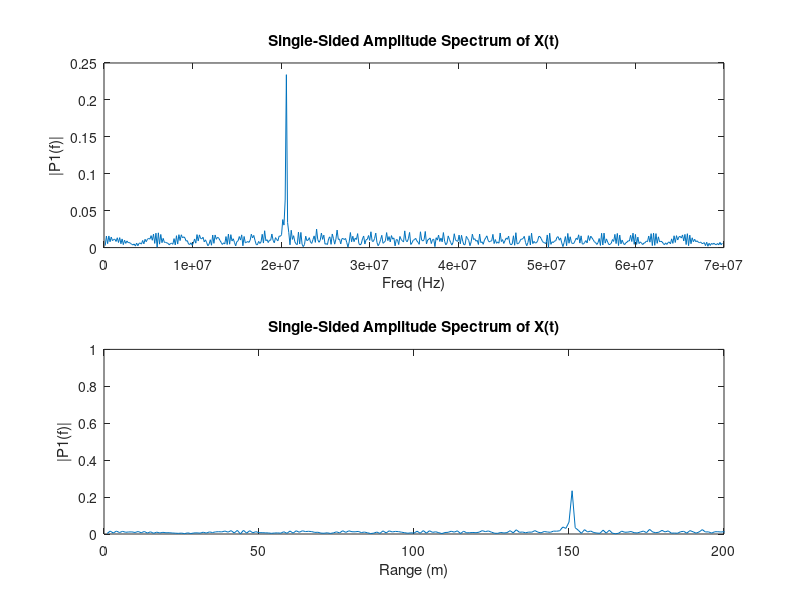
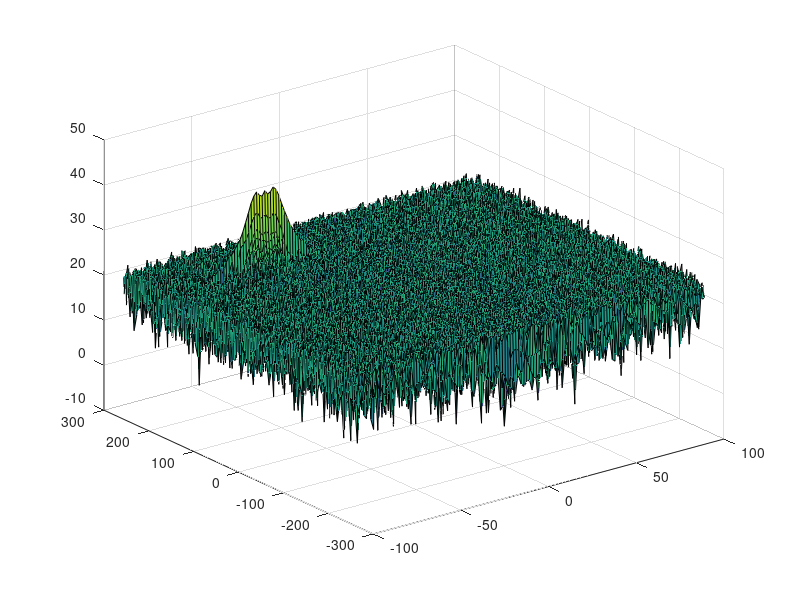

These charts were generated, in order, by the following MATLAB code: (Note: this script raises an error after producing the figures.)
clear all;
close all;
clc;

%% Radar Specifications 
%%%%%%%%%%%%%%%%%%%%%%%%%%%
% Frequency of operation = 77GHz
% Max Range = 200m
% Range Resolution = 1 m
% Max Velocity = 100 m/s
%%%%%%%%%%%%%%%%%%%%%%%%%%%

%speed of light = 3e8
%% User Defined Range and Velocity of target
% *%TODO* :
% define the target's initial position and velocity. Note : Velocity
% remains contant

InitialPosition = 150;%m
Velocity = -50; % m/s
c = 3e8;
RangeResolution = 1;% m
RangeMax = 200; % m

%% FMCW Waveform Generation

% *%TODO* :
%Design the FMCW waveform by giving the specs of each of its parameters.
% Calculate the Bandwidth (Bsweep), Chirp Time (Tchirp) and Slope (slope) of the FMCW
% chirp using the requirements above.
Bsweep = c /(2* RangeResolution);
Tchirp = 5.5*2* RangeMax /c;
slope = Bsweep/Tchirp;

%Operating carrier frequency of Radar 
fc = 77e9;             %carrier freq

                                                          
%The number of chirps in one sequence. Its ideal to have 2^ value for the ease of running the FFT
%for Doppler Estimation. 
Nd = 128;                   % #of doppler cells OR #of sent periods % number of chirps

%The number of samples on each chirp. 
Nr = 1024;                  %for length of time OR # of range cells

fs = Nr/Tchirp;
% Timestamp for running the displacement scenario for every sample on each
% chirp
t = linspace(0,Nd*Tchirp,Nr*Nd); %total time for samples


%Creating the vectors for Tx, Rx and Mix based on the total samples input.
Tx = zeros(1,length(t)); %transmitted signal
Rx = zeros(1,length(t)); %received signal
Mix = zeros(1,length(t)); %beat signal

%Similar vectors for range_covered and time delay.
r_t = zeros(1,length(t));
td = zeros(1,length(t));


%% Signal generation and Moving Target simulation
% Running the radar scenario over the time. 

for i=1:length(t)         
    % *%TODO* :
    %For each time stamp update the Range of the Target for constant velocity. 
    r_t(i)= InitialPosition + Velocity * i * Tchirp/Nr;
    td(i) = 2* r_t(i)/c;
    % *%TODO* :
    %For each time sample we need update the transmitted and
    %received signal. 
    
    Tx(i) = cos(2*pi*(fc*i*(Tchirp/Nr) + slope* ((i*Tchirp/Nr)^2)/2));
    Rx(i) = cos(2*pi*(fc*(i*(Tchirp/Nr)-td(i)) + slope* (((i*Tchirp/Nr)-td(i))^2)/2));
end 
    % *%TODO* :
    %Now by mixing the Transmit and Receive generate the beat signal
    %This is done by element wise matrix multiplication of Transmit and
    %Receiver Signal
    Mix = Tx.*Rx;

    
%% RANGE MEASUREMENT

 % *%TODO* :
%reshape the vector into Nr*Nd array. Nr and Nd here would also define the size of
%Range and Doppler FFT respectively.
 X =   reshape(Mix, [Nr, Nd]);
 % *%TODO* :
%run the FFT on the beat signal along the range bins dimension (Nr) 
signal_fft = fft(X,Nr);
%signal_fft = fftshift(signal_fft);

% *%TODO* :
% Take the absolute value of FFT output and normalize.
signal_fft = abs(signal_fft/Nr);

% *%TODO* :
% Output of FFT is double sided signal, but we are interested in only one side of the spectrum.
% Hence we throw out half of the samples.
signal_fft  = signal_fft(1:Nr/2); 
%% plotting the range
figure ('Name','Range from First FFT')
subplot(2,1,1)

% *%TODO* :
% plot FFT output 
%plot(signal_fft); grid minor 
f= fs* (1:Nr/2)/Nr;
plot(f,signal_fft) 
title('Single-Sided Amplitude Spectrum of X(t)')
xlabel('Freq (Hz)')
ylabel('|P1(f)|')

subplot(2,1,2)
RangeCal = f.*c*(Tchirp)/(2*Bsweep);
plot(RangeCal,signal_fft) 
title('Single-Sided Amplitude Spectrum of X(t)')
xlabel('Range (m)')
ylabel('|P1(f)|')
axis ([0 200 0 1]);


%% RANGE DOPPLER RESPONSE
% The 2D FFT implementation is already provided here. This will run a 2DFFT
% on the mixed signal (beat signal) output and generate a range doppler
% map.You will implement CFAR on the generated RDM


% Range Doppler Map Generation.

% The output of the 2D FFT is an image that has reponse in the range and
% doppler FFT bins. So, it is important to convert the axis from bin sizes
% to range and doppler based on their Max values.

Mix=reshape(Mix,[Nr,Nd]);

% 2D FFT using the FFT size for both dimensions.
sig_fft2 = fft2(Mix,Nr,Nd);

% Taking just one side of signal from Range dimension.
sig_fft2 = sig_fft2(1:Nr/2,1:Nd);
sig_fft2 = fftshift (sig_fft2);
RDM = abs(sig_fft2);
RDM = 10*log10(RDM) ;

%use the surf function to plot the output of 2DFFT and to show axis in both
%dimensions
doppler_axis = linspace(-100,100,Nd);
range_axis = linspace(-200,200,Nr/2)*((Nr/2)/400);
figure,surf(doppler_axis,range_axis,RDM);

%% CFAR implementation
% % Determine the number of Training cells for each dimension Tr and Td. Similarly, pick the number of guard cells Gr and Gd.
% % Slide the Cell Under Test (CUT) across the complete cell matrix
% % Select the grid that includes the training, guard and test cells. Grid Size = (2Tr+2Gr+1)(2Td+2Gd+1).
% % The total number of cells in the guard region and cell under test. (2Gr+1)(2Gd+1).
% % This gives the Training Cells : (2Tr+2Gr+1)(2Td+2Gd+1) - (2Gr+1)(2Gd+1)
% % Measure and average the noise across all the training cells. This gives the threshold
% % Add the offset (if in signal strength in dB) to the threshold to keep the false alarm to the minimum.
% % Determine the signal level at the Cell Under Test.
% % If the CUT signal level is greater than the Threshold, assign a value of 1, else equate it to zero.
% % Since the cell under test are not located at the edges, due to the training cells occupying the edges, we suppress the edges to zero. Any cell value that is neither 1 nor a 0, assign it a zero.
%Slide Window through the complete Range Doppler Map

% *%TODO* :
%Select the number of Training Cells in both the dimensions.
Tr = 10;
Td = 8;

% *%TODO* :
%Select the number of Guard Cells in both dimensions around the Cell under 
%test (CUT) for accurate estimation

Gr = 4;
Gd = 4;

TotalTrainingCells = (Tr+Tr+Gr+Gr+1)* (Td+Td+Gd+Gd+1);
% *%TODO* :
% offset the threshold by SNR value in dB
offset = 6;

% *%TODO* :
%Create a vector to store noise_level for each iteration on training cells
noise_level = zeros(1,1);


% *%TODO* :
%design a loop such that it slides the CUT across range doppler map by
%giving margins at the edges for Training and Guard Cells.
%For every iteration sum the signal level within all the training
%cells. To sum convert the value from logarithmic to linear using db2pow
%function. Average the summed values for all of the training
%cells used. After averaging convert it back to logarithimic using pow2db.
%Further add the offset to it to determine the threshold. Next, compare the
%signal under CUT with this threshold. If the CUT level > threshold assign
%it a value of 1, else equate it to 0.
tic
[S1, S2]=size(RDM)
RDM_out = zeros(S1,S2);
    for curr_range = Tr+Gr+1: S1-(Tr+Gr)
        for curr_doppler = Td+Gd+1: S2-(Td+Gd)
        
            CUT = db2pow(RDM(curr_range,curr_doppler));% cell under test
            % Calculate Noise threshold
             SumAll = db2pow(RDM(curr_range-Tr-Gr:curr_range+Tr+Gr,curr_doppler-Td-Gd:curr_doppler+Td+Gd));
             SumGuard = db2pow(RDM(curr_range-Gr:curr_range+Gr,curr_doppler-Gd:curr_doppler+Gd));
             SumAllcells = sum(SumAll,'all');
             SumGuardcells = sum(SumGuard,'all');
             AvgNoise = (SumAllcells - SumGuardcells)/TotalTrainingCells;
            %sprintf('%d, %d \n',curr_range,curr_doppler);
            noise_level(curr_range,curr_doppler) = pow2db(AvgNoise);
            if (RDM(curr_range,curr_doppler)>(noise_level(curr_range,curr_doppler)+offset))
                RDM_out(curr_range,curr_doppler) = 1;
            else
                RDM_out(curr_range,curr_doppler) = 0;    
            end
        end
    end
toc
sprintf('%d \n',toc);
   % Use RDM[x,y] as the matrix from the output of 2D FFT for implementing
   % CFAR





% *%TODO* :
% The process above will generate a thresholded block, which is smaller 
%than the Range Doppler Map as the CUT cannot be located at the edges of
%matrix. Hence,few cells will not be thresholded. To keep the map size same
% set those values to 0. 
 








% *%TODO* :
%display the CFAR output using the Surf function like we did for Range
%Doppler Response output.
figure,surf(doppler_axis,range_axis,RDM_out);
colorbar;